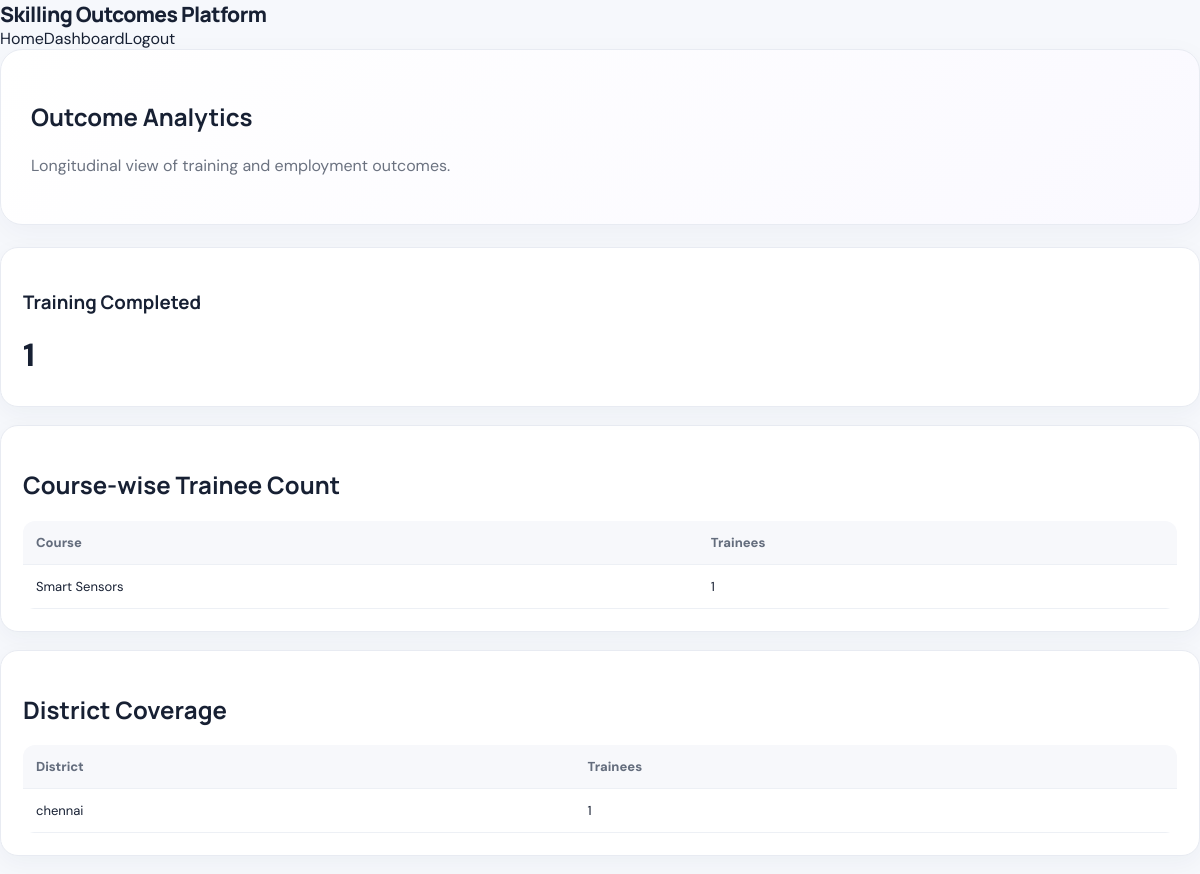
Screenshot of /analytics (signed in) with the database file from the repository.
### tables this page shows
CREATE TABLE trainees (
            id INTEGER PRIMARY KEY AUTOINCREMENT,
            trainee_code TEXT UNIQUE,
            name TEXT NOT NULL,
            email TEXT UNIQUE NOT NULL,
            phone TEXT,
            district TEXT,
            education TEXT,
            course TEXT,
            skills TEXT DEFAULT '',
            training_center_id INTEGER,
            provider TEXT,
            attendance REAL DEFAULT 0,
            assessment REAL DEFAULT 0,
            certification TEXT DEFAULT 'Not Certified',
            status TEXT DEFAULT 'Training Completed',
            created_at TEXT,
            FOREIGN KEY(training_center_id) REFERENCES training_centers(id)
        );

### app.py (the view)
@app.route("/analytics")
@login_required("admin")
def analytics():
    conn = get_db()
    courses = conn.execute("SELECT course, COUNT(*) AS total FROM trainees GROUP BY course").fetchall()
    districts = conn.execute("SELECT district, COUNT(*) AS total FROM trainees GROUP BY district").fetchall()
    statuses = conn.execute("SELECT status, COUNT(*) AS total FROM trainees GROUP BY status").fetchall()
    conn.close()
    return render_template("outcomes.html", courses=courses, districts=districts, statuses=statuses)

### app.py (called while the page is built)
def get_db():
    conn = sqlite3.connect(DATABASE)
    conn.row_factory = sqlite3.Row
    return conn

def login_required(role=None):
    def decorator(fn):
        @wraps(fn)
        def wrapper(*args, **kwargs):
            if "user_id" not in session:
                return redirect(url_for("login"))
            if role and session.get("role") != role:
                flash("You do not have access to this page.", "error")
                return redirect(url_for("role_dashboard"))
            return fn(*args, **kwargs)
        return wrapper
    return decorator

@app.context_processor
def inject_user():
    return {
        "current_email": session.get("email", ""),
        "current_role": session.get("role", ""),
        "current_org_code": session.get("org_code", "")
    }

### templates/outcomes.html (shortened to what this page needs)
<!doctype html><html><head><meta charset="utf-8"><meta name="viewport" content="width=device-width,initial-scale=1"><title>Skilling Outcomes Platform</title><link rel="stylesheet" href="/static/style.css"></head><body>
<nav><div class="brand">Skilling Outcomes Platform</div><div>
<a href="/">Home</a>{% if session.get('user_id') %}<a href="/dashboard">Dashboard</a><a href="/logout">Logout</a>{% else %}<a href="/login">Login</a><a href="/register">Register</a>{% endif %}
</div></nav><main class="container">
<div class="hero"><h2>Outcome Analytics</h2><p class="muted">Longitudinal view of training and employment outcomes.</p></div>
<div class="grid">{% for s in statuses %}<div class="card"><h3>{{s['status']}}</h3><div class="stat">{{s['total']}}</div></div>{% endfor %}</div>
<div class="card"><h2>Course-wise Trainee Count</h2><table><tr><th>Course</th><th>Trainees</th></tr>{% for c in courses %}<tr><td>{{c['course']}}</td><td>{{c['total']}}</td></tr>{% endfor %}</table></div>
<div class="card"><h2>District Coverage</h2><table><tr><th>District</th><th>Trainees</th></tr>{% for d in districts %}<tr><td>{{d['district']}}</td><td>{{d['total']}}</td></tr>{% endfor %}</table></div>
</main></body></html>

### static/style.css (style rules this page uses)
:root { --ink:#172033;--muted:#6b7280;--line:#e8ebf2;--bg:#f6f8fc;--card:#fff;--primary:#5b4cf0;--primary2:#7c6ff5;--green:#16a36a;--orange:#f59e0b;--red:#e45454;--shadow:0 14px 40px rgba(30,35,70,.08) }
* { box-sizing:border-box }
html { scroll-behavior:smooth }
body { margin:0;font-family:'DM Sans',Arial,sans-serif;background:var(--bg);color:var(--ink) }
h1,h2,h3,h4 { font-family:Manrope,Arial,sans-serif }
a { text-decoration:none;color:inherit }
.muted { color:var(--muted) }
.brand { font-family:Manrope,sans-serif;font-weight:800;font-size:21px;letter-spacing:-.6px }
.hero { background:linear-gradient(135deg,#fff,#faf9ff);border:1px solid var(--line);padding:30px;border-radius:22px;box-shadow:0 8px 30px rgba(30,35,70,.04);margin-bottom:22px }
.hero p { line-height:1.6 }
.grid { display:grid;grid-template-columns:repeat(auto-fit,minmax(210px,1fr));gap:18px }
.card,.panel { background:var(--card);border:1px solid var(--line);border-radius:18px;padding:22px;box-shadow:0 7px 25px rgba(30,35,70,.045);margin-bottom:18px }
.stat { font-size:32px;font-weight:800;margin:8px 0;color:var(--ink) }
table { width:100%;border-collapse:collapse;background:#fff;border-radius:12px;overflow:hidden }
th,td { padding:13px;text-align:left;border-bottom:1px solid #edf0f5;font-size:13px }
th { background:#f7f8fb;color:#646d7d;font-weight:800 }

### rows the page displays
trainees: status "Training Completed", total "1", course "Smart Sensors", district "chennai"
